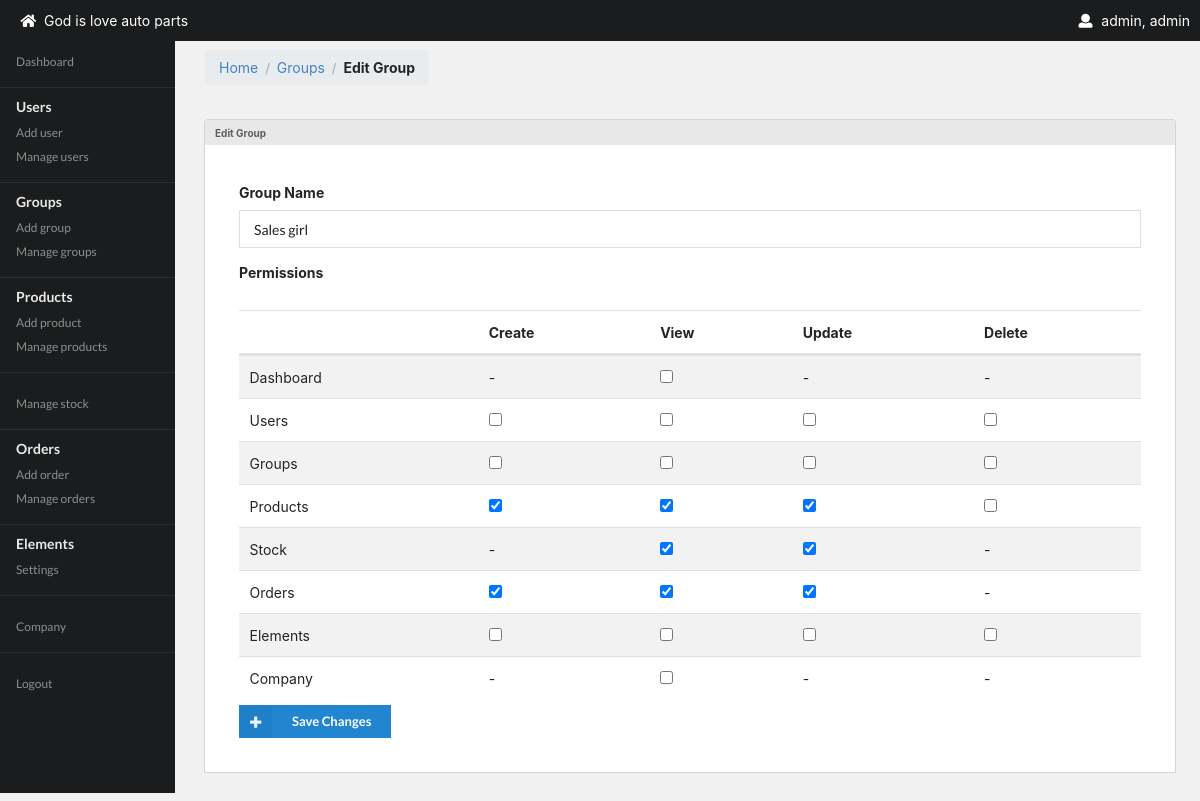
The app's page /edit_group.php?id=4 (signed in) with its own data.
### tables this page shows
CREATE TABLE `company_details` (
  `c_id` int(11) NOT NULL AUTO_INCREMENT,
  `company_name` varchar(100) NOT NULL,
  `vat_charges` double NOT NULL,
  `address` varchar(56) NOT NULL,
  `phone` varchar(57) NOT NULL,
  `message` text NOT NULL,
  PRIMARY KEY (`c_id`)
);

CREATE TABLE `groups` (
  `gr_id` int(11) NOT NULL AUTO_INCREMENT,
  `group_name` varchar(50) NOT NULL,
  `permissions` text NOT NULL,
  PRIMARY KEY (`gr_id`)
);

### includes/functions.php (called while the page is built, shortened)
<?php
    class Functions {
        function real_escape($str){
            global $conn;
            $escape = mysqli_real_escape_string($conn,$str);
            return $escape;
        }
        function query($sql){
            global $conn;
            return $query = mysqli_query($conn,$sql);
        }
        function fetch_rows($query){
           $rows = array();
           while($fetch = mysqli_fetch_assoc($query)){
               array_push($rows,$fetch);
           }
           return $rows;
        }
    }
?>

### edit_group.php (the view, shortened to what this page needs)
<?php
    include_once 'includes/includes.php';
    $functions = new Functions();
    $functions->edit_add_permission_access('update');
?>
</head>
<body>
<?php include 'includes/layout/topBar.php' ?>
<div class="row" style="margin-top:30px">
        <div class="col-md-12 col-lg-2">
        <?php include 'includes/layout/sidebar.php' ?>
    </div>
    <div class="col-md-10 main-content">
    <div class="ui breadcrumb">
        <a class="section">Home</a>
        <div class="divider"> / </div>
        <a class="section" href="groups.php">Groups</a>
        <div class="divider"> / </div>
        <div class="active section">Edit Group</div>
    </div>
    <?php
         $id = '';
         if(isset($_GET['id']) && !empty($_GET['id'])){
             $id = $_GET['id'];
         }
         if(!empty($id)){
            $id = $functions->real_escape($id);
            $sql = "select * from groups where gr_id = '$id'";
            $results = $functions->fetch_rows($functions->query($sql));
            $results = $results[0];
       }else{
           $functions->redirect('groups.php');
       }
       $permisson_modules = json_decode($results['permissions']);
    ?>
    <div class="html ui top attached segment">
            <div class="ui top attached label">Edit Group</div>
            <div class="content">
               <form action="?" method="post">
                 <div class="form-group">
                        <label>Group Name</label>
                        <div class="ui input">
                            <input type="text" value="<?php echo $results['group_name'] ?>" name="group_name" id="group_name"  placeholder="Group Name" required>
                        </div>
                    </div>
                    <div class="form-group">
                      <label>Permissions</label>
                    </div>
                    <table  id="example2" class="table table-striped " style="width:100%">
                    <thead>
                        <tr>
                            <th></th>
                            <th>Create</th>
                            <th>View</th>
                            <th>Update</th>
                            <th>Delete</th>
                    </thead>
                    <tbody>
                    <?php foreach ($menus as $menu):?>
                        <?php if($menu->label != "Logout"): ?>
                            <?php
                                $permissions = array();
                                if($menu->label == "Manage stock"){
                                    $menu->label = "Stock";
                                }
                                foreach ($permisson_modules as $permisson_module) {
                                    if($menu->label == $permisson_module->module_name){
                                        $permissions = $permisson_module->permissions;
                                    }
                                }
                            ?>
                            <tr id="<?php echo $menu->label ?>" class="modules">
                                <td><?php echo $menu->label ?></td>
                                <td>
                                    <?php if(in_array("create",$menu->permissions)):?>
                                        <?php if(in_array('create',$permissions)): ?>
                                            <input onclick="toggle_permission('<?php echo $menu->label; ?>','create')" id="<?php echo $menu->label.'_create'; ?>"  type="checkbox" checked name="example">
                                        <?php else: ?>
                                            <input onclick="toggle_permission('<?php echo $menu->label; ?>','create')" id="<?php echo $menu->label.'_create'; ?>"  type="checkbox" name="example">
                                        <?php endif ?>
                                    <?php else:?>
                                       -
                                    <?php endif?>
                                </td>
                                <td>
                                     <?php if(in_array("view",$menu->permissions)):?>
                                        <?php if(in_array('view',$permissions)): ?>
                                            <input onclick="toggle_permission('<?php echo $menu->label; ?>','view')" id="<?php echo $menu->label.'_view'; ?>"  type="checkbox" checked name="example">
                                        <?php else: ?>
                                            <input onclick="toggle_permission('<?php echo $menu->label; ?>','view')" id="<?php echo $menu->label.'_view'; ?>"  type="checkbox" name="example">
                                        <?php endif ?>
                                    <?php else:?>
                                       -
                                    <?php endif?>
                                </td>
                                <td>
                                     <?php if(in_array("update",$menu->permissions)):?>
                                         <?php if(in_array('update',$permissions)): ?>
                                            <input onclick="toggle_permission('<?php echo $menu->label; ?>','update')" id="<?php echo $menu->label.'_update'; ?>"  type="checkbox" checked name="example">
                                        <?php else: ?>
                                            <input onclick="toggle_permission('<?php echo $menu->label; ?>','update')" id="<?php echo $menu->label.'_update'; ?>"  type="checkbox" name="example">
                                        <?php endif ?>
                                    <?php else:?>
                                       -
                                    <?php endif?>
                                </td>
                                <td>
                                     <?php if(in_array("delete",$menu->permissions)):?>
                                        <?php if(in_array('delete',$permissions)): ?>
                                            <input onclick="toggle_permission('<?php echo $menu->label; ?>','delete')" id="<?php echo $menu->label.'_delete'; ?>"  type="checkbox" checked name="example">
                                        <?php else: ?>
                                            <input onclick="toggle_permission('<?php echo $menu->label; ?>','delete')" id="<?php echo $menu->label.'_delete'; ?>"  type="checkbox" name="example">
                                        <?php endif ?>
                                    <?php else:?>
                                       -
                                    <?php endif?>
                                </td>
                            </tr>
                        <?php endif ?>
                    <?php endforeach?>
                    </tbody>
                    </table>
                    <button name="submit" type="button" onclick="function_add_group('update')" class="ui  small primary labeled icon button">
                        <i class="add icon"></i> Save Changes
                    </button>
                </form>
            </div>
            </div>
    </div>
    </div>
<?php include_once 'includes/layout/footer.php'?>

### includes/layout/topBar.php (shortened to what this page needs)
<div class="topBar">
    <div style="display:flex; flex-direction:row; align-items:center">
    <div style="margin-left:20px">
        <i class="home icon"></i> <?php echo $functions->fetch_rows($functions->query("select * from company_details"))[0]['company_name'] ?>
    </div>
</div>
    <div class="ui topBarProfile"> <i class="user icon"></i> <?php echo $_SESSION['user_data']['user_name']?>, <?php echo $_SESSION['user_data']['user_type']?>
    </div>
</div>

### records on screen
company_details: company_name "God is love auto parts"
groups: group_name "Sales girl"

### other values on screen
$_SESSION['user_data']['user_name'] "admin"
$_SESSION['user_data']['user_type'] "admin"
$menu->label "Dashboard"
$menu->label "Users"
$drop_menu->label "Add user"
$drop_menu->label "Manage users"
$menu->label "Groups"
$drop_menu->label "Add group"
$drop_menu->label "Manage groups"
$menu->label "Products"
$drop_menu->label "Add product"
$drop_menu->label "Manage products"
$menu->label "Manage stock"
$menu->label "Orders"
$drop_menu->label "Add order"
